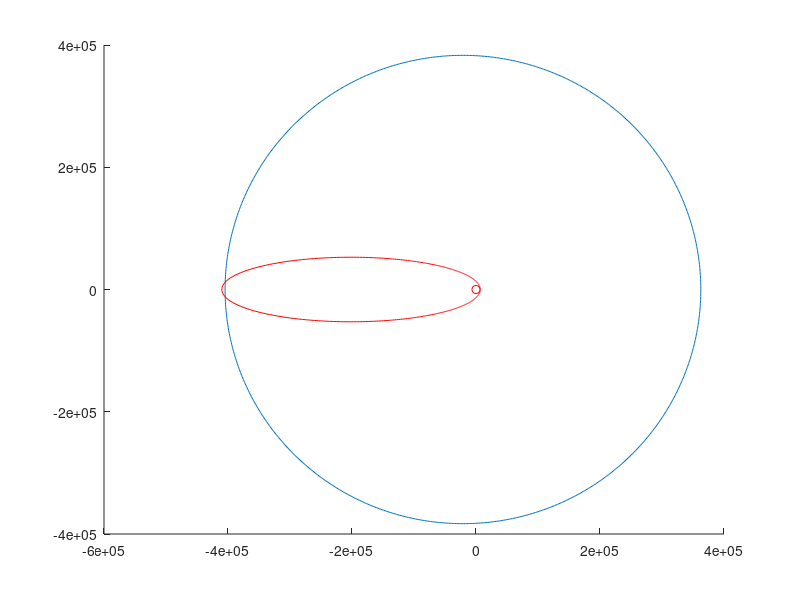

MATLAB code to generate this figure:
function [  ] = analytic_apollo( )
% Moon, Earth, and Rocket 
radius_earth = 6370;    radius_moon = 1737.4;
LLO = 100;              LEO = 431;

% ========================== Moon Parameters =============================
m_min = 362600; m_max = 405400;
eccen_moon = .0549; 

% ========================== Rocket Parameters ===========================
rocket_min = radius_earth+LEO; rocket_max = 410000; 
eccen_rocket = (rocket_max - rocket_min)/(rocket_max + rocket_min);

% ======================= Polar Coordinates of Orbit =====================

phi = linspace(0,2*pi,1000);

% ======================= Moon Analytic Solution =========================
c_moon = m_min * (1+eccen_moon);
r_moon = c_moon./(1+eccen_moon.*cos(phi));

% ====================== Rocket Analytic Solution ========================
c_rocket = rocket_min * (1+eccen_rocket);
r_rocket = c_rocket./(1+eccen_rocket.*cos(phi));
 



x_moon = r_moon.*cos(phi); y_moon = r_moon.*sin(phi);
x_rocket = r_rocket.*cos(phi); y_rocket = r_rocket.*sin(phi);

figure; hold on;
plot(x_moon,y_moon); plot(0,0,'ro');
plot(x_rocket,y_rocket, '-r');


end
